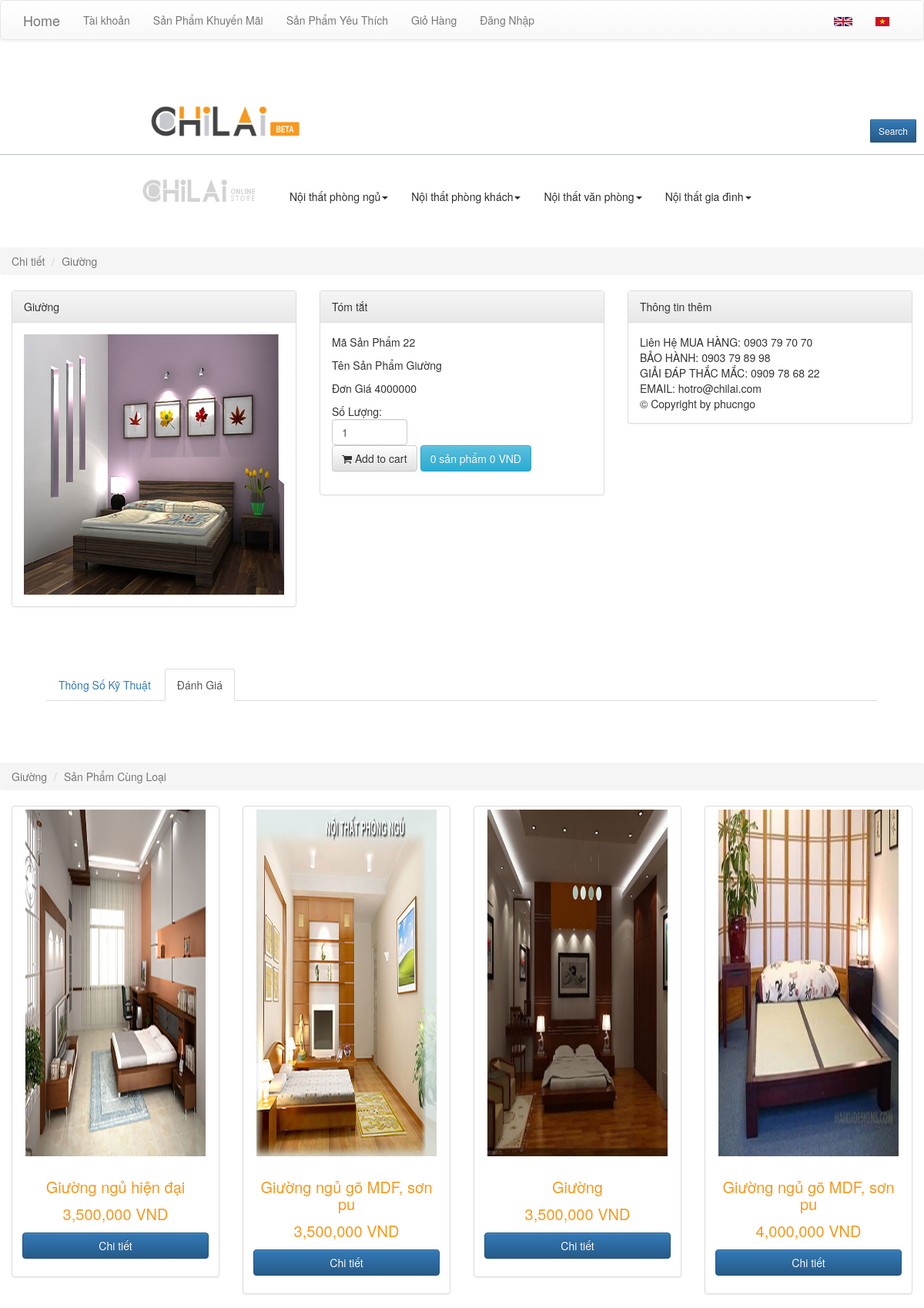
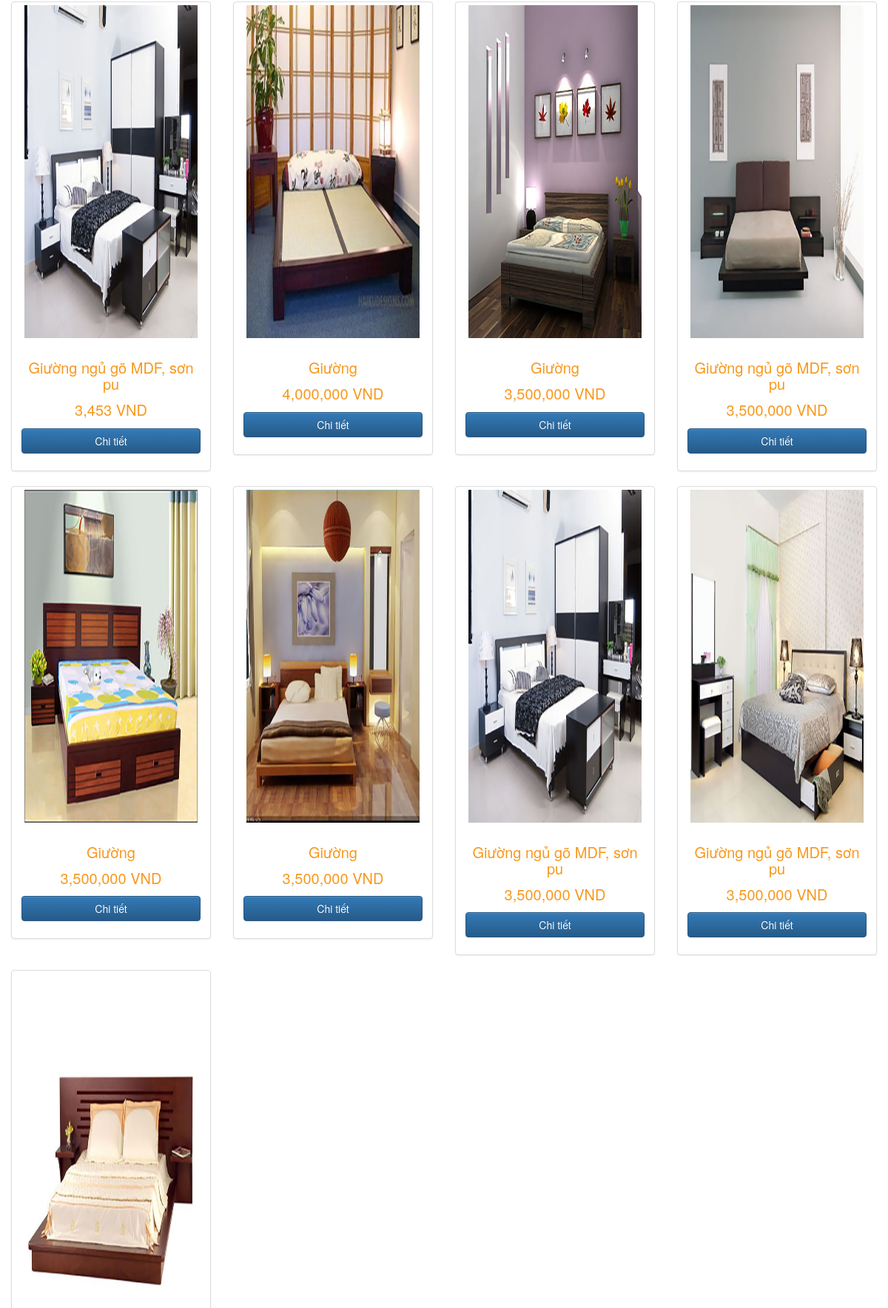
The page /chi-tiet-san-pham/giuong-22.html (upper part) on the database its author committed (2 pictures, top to bottom).
### tables this page shows
CREATE TABLE IF NOT EXISTS `loai_san_pham` (
`maloai` int(11) NOT NULL,
  `tenloai` varchar(200) NOT NULL,
  `tenloaiurl` varchar(200) NOT NULL,
  `maloaicha` int(11) NOT NULL
);

CREATE TABLE IF NOT EXISTS `san_pham` (
`masanpham` int(11) NOT NULL,
  `tensanpham` varchar(100) NOT NULL,
  `tensanphamurl` varchar(200) NOT NULL,
  `diengiai` varchar(200) NOT NULL,
  `dongia` double NOT NULL,
  `hinh` varchar(100) NOT NULL,
  `ngaycapnhat` date NOT NULL,
  `maloai` int(11) NOT NULL,
  `sanphammoi` tinyint(4) NOT NULL DEFAULT '1'
);

### application/controllers/Index.php (called while the page is built, shortened)
<?php
class Index extends MY_Controller {
	public function chi_tiet_san_pham_theo_loai() {
		$chuoi = $this -> uri -> segment(2);
		$chuoi = explode('-', $chuoi);
		$id = $chuoi[count($chuoi) - 1];
		$chi_tiet = $this -> m_san_pham -> san_pham_id($id);
		$data['title_name'] = 'Chi tiết ' . $chi_tiet['tensanpham'];
		$data['path'] = 'chi_tiet/chi_tiet_chung_loai';
		$data['chi_tiet_san_pham'] = $chi_tiet;
		$data['menu_header'] = $this -> m_loai_san_pham -> ds_loai_san_pham();
		$ma_loai_cha = $this -> m_san_pham -> lay_id_cha($id);
		$ma_loai_cha = $ma_loai_cha['maloai'];
		$data['sp_cung_loai'] = $ma_loai_cha;
		$data['sp_cung_loai'] = $this -> m_san_pham -> san_pham_cung_loai($id, $ma_loai_cha);
		$this -> load -> view('chi_tiet/layout_chitiet', $data);
	}
}
?>

### index.php (called while the page is built, shortened)
<?php
require_once BASEPATH.'core/CodeIgniter.php';

### application/models/san_pham/M_loai_san_pham.php (called while the page is built, shortened)
<?php
class M_loai_san_pham extends CI_Model {
	public function ds_loai_san_pham() {
		$lsp = array();
		$ds_loai_cha = $this -> db -> get_where('loai_san_pham', array('maloaicha' => '0'));
		if ($ds_loai_cha -> num_rows() > 0) {
			foreach ($ds_loai_cha ->result_array() as $loai_cha) {
				$lsp[] = array($loai_cha, $this -> ds_loai_san_pham_con($loai_cha['maloai']));
			}
		}
		return $lsp;
	}
	public function ds_loai_san_pham_con($maloai) {
		$loai_con = $this -> db -> get_where('loai_san_pham', array('maloaicha' => $maloai));
		if ($loai_con -> num_rows() > 0)
			return $loai_con -> result_array();
		return false;
	}
}
?>

### application/models/san_pham/M_san_pham.php (called while the page is built, shortened)
<?php
class M_san_pham extends CI_Model {
	public function lay_id_cha($idcon) {
		$query = $this -> db -> get_where('san_pham', array('masanpham' => $idcon));
		if ($query -> num_rows() > 0) {
			return $query -> row_array();
		}
		return false;
	}
	public function san_pham_cung_loai($id, $maloai) {
		$query = $this -> db -> get_where('san_pham', array('masanpham !=' => $id, 'maloai' => $maloai));
		if ($query -> num_rows() > 0)
			return $query -> result_array();
		return false;
	}
}
?>

### application/views/chi_tiet/chi_tiet_chung_loai.php (the view, shortened to what this page needs)
<div class="row">
<ol class="breadcrumb">
  <li  class="active">Chi tiết</li>
  <li class="active"><?php echo $chi_tiet_san_pham['tensanpham']; ?></li>
</ol>
<div class="col-md-4">
<div class="panel panel-default ">
  <div class="panel-heading"><?php echo $chi_tiet_san_pham['tensanpham']; ?></div>
  <div class="panel-body img_pro">
  <img src="<?php echo base_url('public/hinhsanpham/' . $chi_tiet_san_pham['hinh']); ?>" class="img-responsive" alt="<?php echo $chi_tiet_san_pham['tensanpham']; ?>" />
  </div>
</div>
</div>
<div class="col-md-4">
<div class="panel panel-default">
 <div class="panel-heading">Tóm tắt</div>
 <div class="panel-body">
        <p>Mã Sản Phẩm <?php echo $chi_tiet_san_pham['masanpham']; ?></p>
        <p>Tên Sản Phẩm  <?php echo $chi_tiet_san_pham['tensanpham']; ?></p>
        <p>Đơn Giá <?php echo $chi_tiet_san_pham['dongia']; ?></p>
          <div class="form-group">
          Số Lượng:
          <input  name="soluong_sp" type="number" value="1"  max="20" min="0" class="form-control" maxlength="5" id="soluong_sp"/>
          <button type="button" name="<?php echo $chi_tiet_san_pham['masanpham']; ?>" id="muahang" class="btn btn-default"/>
          <span class="fa fa-shopping-cart" ></span> Add to cart</button>
          <a href="<?php echo base_url() ?>gio_hang/thong_tin" class="btn btn-info" id="cart_info">
              <?php echo $this->cart->total_items();?> sản phẩm
              <?php echo number_format($this->cart->total()); ?> VND
          </a>
        </div>
  </div>
</div>
</div>
<div class="col-md-4">
	<div class="panel panel-default ">
 		<div class="panel-heading">Thông tin thêm</div>
 			<div class="panel-body">
				  Liên Hệ
				MUA HÀNG: 0903 79 70 70<br>
				BẢO HÀNH: 0903 79 89 98<br>
				GIẢI ĐÁP THẮC MẮC: 0909 78 68 22<br>
				EMAIL: hotro@chilai.com<br>
				© Copyright by phucngo<br>
			</div>
		</div>
	</div>
</div>
	</div>
<div class="bs-example bs-example-tabs review-tab" data-example-id="togglable-tabs">
    <ul id="myTabs" class="nav nav-tabs" role="tablist">
      <li role="presentation" class=""><a href="#home" id="home-tab" role="tab" data-toggle="tab" aria-controls="home" aria-expanded="false">Thông Số Kỹ Thuật</a></li>
      <li role="presentation" class="active"><a href="#danhgia" role="tab" id="danhgia-tab" data-toggle="tab" aria-controls="danhgia" aria-expanded="true">Đánh Giá</a></li>
    </ul>
</div>
<div class="row">
  <ol class="breadcrumb">
  <li  class="active"><?php echo $chi_tiet_san_pham['tensanpham']; ?></li>
  <li class="active">Sản Phẩm Cùng Loại</li>
</ol>
<?php
if ($sp_cung_loai) {
  foreach ($sp_cung_loai as $item ) {?>
  <div class="col-sm-6 col-md-3">
    <div class="thumbnail img_pro">
      <img src="<?php echo base_url('public/hinhsanpham/' . $item['hinh']); ?>" class="img-responsive" alt="<?php echo $item['tensanpham']?>" />
      <div class="caption">
        <h3 id="name_product"><?php echo $item['tensanpham']; ?></h3>
        <p id="price_product"> <?php echo number_format($item['dongia']); ?> VND</p>
        <p><a href="<?php echo site_url('chi-tiet-san-pham/'.$item['tensanphamurl'].'-'.$item['masanpham'])?>" class="btn btn-primary btn-block" role="button">Chi tiết</a></p>
      </div>
    </div>
  </div>
  <?php
}
}
?>
</div>

### application/views/chi_tiet/header.php (shortened to what this page needs)
   <nav class="navbar navbar-default ">
      <div class="container">
        <div class="navbar-header">
          <a class="navbar-brand" href="<?php echo site_url() ?>">Home</a>
        </div>
        <div id="navbar" class="navbar-collapse collapse">
          <ul class="nav navbar-nav">
            <li><?php echo anchor('', 'Tài khoản'); ?></li>
            <li><?php echo anchor('san-pham-khuyen-mai', 'Sản Phẩm Khuyến Mãi'); ?></li>
            <li><?php echo anchor('', 'Sản Phẩm Yêu Thích'); ?></li>
            <li><?php echo anchor('gio_hang/thong_tin', 'Giỏ Hàng'); ?></li>
            <li><?php echo anchor('', 'Đăng Nhập'); ?></li>
          </ul>
			<ul class="nav navbar-nav navbar-right">
          	  <li><a href="<?php echo base_url() ?>Lang/en"><img src="<?php echo base_url() ?>/public/logo/en.png" alt="" title=""></a></li>
              <li><a href="<?php echo base_url() ?>Lang/vn"><img src="<?php echo base_url() ?>/public/logo/vi.png" alt="" title=""></a></li>
          	</ul>
        </div>
      </div>
    </nav>
<div class="logo_and_search">
	<div class="search">
		<button type="submit" class="btn btn-primary btn-sm btn_search">
			Search
		</button>
	</div>
	<div class="logo">
        <a href="<?php echo base_url()?>"><img src="<?php echo base_url()?>public/logo/logo-chilai.png" /></a>
	</div>
</div>
<div class="menu">
	<div class="col-md-2 visible-lg">
		<a href="<?php echo base_url()?>"><img src="<?php echo base_url()?>public/logo/logo1.png" id="logo_left"></a>
	</div>
	<div class="col-md-10 nav-menu" >
		<nav class="navbar nav_menu"id="menu_sticky">
			<div class="container-fluid">
				<div class="collapse navbar-collapse" id="myNavbar">
					<ul class="nav navbar-nav">
					<?php if($menu_header)
					{
					foreach ($menu_header as $item) {
						$menu_cha=$item[0];
					?>
						<li class="dropdown">
							<a class="dropdown-toggle" data-toggle="dropdown" href="#"><?php echo $menu_cha["tenloai"]?><span class="caret"></span></a>
						</li>
						<?php
						}
						}
						?>
					</ul>
				</div>
			</div>
		</nav>
	</div>
</div>

### public/css/style.css (style rules this page uses)
.container-fluid { padding: 0px; }
@media (min-width: 980px) { .thumbnail.img_pro img { width: 90%; height: 450px; } }
@media (min-width: 980px) { .logo { margin-left: 15%; } }
@media (min-width: 980px) { .logo img { width: 20%; margin-top: 40px; } }
@media (min-width: 980px) { .logo_and_search { border-bottom: 1px solid #b5bcc0; padding: 20px; } }
@media (min-width: 980px) { .menu { margin-top: 20px; z-index: 999; background-color: #f9f9f9; } }
@media (min-width: 980px) { .menu #logo_left { margin: 7% 0 0 100%; } }
@media (min-width: 980px) { .nav_menu { width: 80%; margin: auto; } }
@media (min-width: 980px) { .search { padding: 5px 0; width: 230px; height: 30px; position: relative; left: 10px; float: right; line-height: 22px; margin-top: 5%; } }
@media (min-width: 980px) { .btn_search { height: 30px; right: 0; position: absolute; border-radius: 1px; } }
@media (min-width: 980px) { .nav_menu .navbar-nav a { margin-top: 8px; color: #2e2d2d; text-decoration: none; } }
@media (min-width: 980px) { #myNavbar { margin-left: 33px; } }
@media (min-width: 980px) { .review-tab { margin-top: -10%; padding: 5%; text-align: center; } }
@media (min-width: 980px) { #name_product, #price_product { text-align: center; font-size: 20px; color: #f8981d; } }
@media (min-width: 980px) { #soluong_sp { width: 29%; } }

### rows shown on the page
loai_san_pham: tenloai "Nội thất phòng ngủ"
loai_san_pham: tenloai "Nội thất phòng khách"
loai_san_pham: tenloai "Nội thất văn phòng"
loai_san_pham: tenloai "Nội thất gia đình"
san_pham: tensanpham "Giường", hinh (picture), masanpham "22", dongia "4000000"
san_pham: hinh (picture), tensanpham "Giường ngủ hiện đại", dongia "3,500,000"
san_pham: hinh (picture), tensanpham "Giường ngủ gõ MDF, sơn pu", dongia "3,500,000"
san_pham: hinh (picture), tensanpham "Giường", dongia "3,500,000"
san_pham: hinh (picture), tensanpham "Giường ngủ gõ MDF, sơn pu", dongia "4,000,000"
san_pham: hinh (picture), tensanpham "Giường ngủ gõ MDF, sơn pu", dongia "3,453"
san_pham: hinh (picture), tensanpham "Giường", dongia "4,000,000"
san_pham: hinh (picture), tensanpham "Giường", dongia "3,500,000"
san_pham: hinh (picture), tensanpham "Giường ngủ gõ MDF, sơn pu", dongia "3,500,000"
san_pham: hinh (picture), tensanpham "Giường", dongia "3,500,000"
san_pham: hinh (picture), tensanpham "Giường", dongia "3,500,000"
san_pham: hinh (picture), tensanpham "Giường ngủ gõ MDF, sơn pu", dongia "3,500,000"
san_pham: hinh (picture), tensanpham "Giường ngủ gõ MDF, sơn pu", dongia "3,500,000"
san_pham: hinh (picture)

### other values the page prints
anchor('', 'Tài khoản') "Tài khoản"
anchor('san-pham-khuyen-mai', 'Sản Phẩm Khuyến Mãi') "Sản Phẩm Khuyến Mãi"
anchor('', 'Sản Phẩm Yêu Thích') "Sản Phẩm Yêu Thích"
anchor('gio_hang/thong_tin', 'Giỏ Hàng') "Giỏ Hàng"
anchor('', 'Đăng Nhập') "Đăng Nhập"
$this->cart->total_items() "0"
$this->cart->total() "0"
